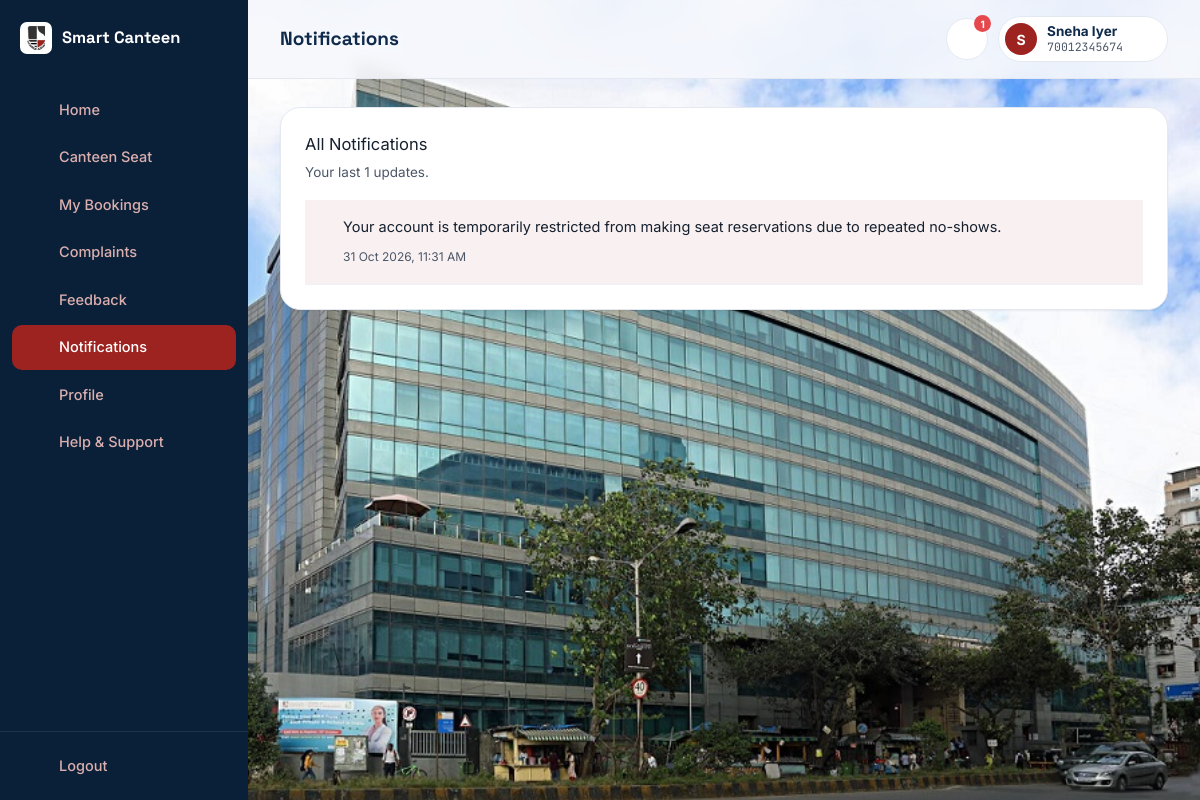
Page /student/notifications.php (signed in) on the committed database.
### tables this page shows
CREATE TABLE students (
  id             INT AUTO_INCREMENT PRIMARY KEY,
  sap_id         VARCHAR(11) NOT NULL UNIQUE,
  password_hash  VARCHAR(255) NOT NULL,
  name           VARCHAR(100) NOT NULL,
  branch         VARCHAR(100) NOT NULL,
  year           TINYINT NOT NULL,
  email          VARCHAR(150) DEFAULT NULL,
  no_show_count  INT NOT NULL DEFAULT 0,
  created_at     TIMESTAMP NOT NULL DEFAULT CURRENT_TIMESTAMP,
  CONSTRAINT chk_sap_id_format CHECK (sap_id REGEXP '^[0-9]{11}$'),
  CONSTRAINT chk_year_range CHECK (year BETWEEN 1 AND 4)
);

CREATE TABLE notifications (
  id             INT AUTO_INCREMENT PRIMARY KEY,
  student_id     INT NOT NULL,
  type           VARCHAR(50) NOT NULL,
  message        VARCHAR(255) NOT NULL,
  related_id     INT DEFAULT NULL,
  is_read        TINYINT(1) NOT NULL DEFAULT 0,
  created_at     TIMESTAMP NOT NULL DEFAULT CURRENT_TIMESTAMP,
  CONSTRAINT fk_notif_student FOREIGN KEY (student_id) REFERENCES students(id) ON DELETE CASCADE,
  INDEX idx_student_read (student_id, is_read)
);

### includes/functions.php (called while the page is built, shortened)
<?php
function e(?string $value): string
{
    return htmlspecialchars($value ?? '', ENT_QUOTES, 'UTF-8');
}
function unreadNotificationCount(PDO $pdo, int $studentId): int
{
    $stmt = $pdo->prepare('SELECT COUNT(*) FROM notifications WHERE student_id = ? AND is_read = 0');
    $stmt->execute([$studentId]);
    return (int) $stmt->fetchColumn();
}
function formatDateTime(?string $datetime): string
{
    return date('d M Y, h:i A', strtotime($datetime));
}

### includes/auth.php (called while the page is built, shortened)
<?php
function isStudentLoggedIn(): bool
{
    return isset($_SESSION['student_id']);
}
function currentStudentId(): ?int
{
    return $_SESSION['student_id'] ?? null;
}
function currentStudent(): ?array
{
    static $cached = null;
    if ($cached !== null) return $cached;
    $stmt = getDB()->prepare('SELECT * FROM students WHERE id = ?');
    $stmt->execute([currentStudentId()]);
    $cached = $stmt->fetch() ?: null;
    return $cached;
}

### includes/db.php (called while the page is built)
<?php
function getDB(): PDO
{
    static $pdo = null;
    if ($pdo === null) {
        $dsn = 'mysql:host=' . DB_HOST . ';dbname=' . DB_NAME . ';charset=utf8mb4';
        try {
            $pdo = new PDO($dsn, DB_USER, DB_PASS, [
                PDO::ATTR_ERRMODE            => PDO::ERRMODE_EXCEPTION,
                PDO::ATTR_DEFAULT_FETCH_MODE => PDO::FETCH_ASSOC,
                PDO::ATTR_EMULATE_PREPARES   => false,
            ]);
            $pdo->exec("SET time_zone = '+05:30'");
        } catch (PDOException $e) {
            http_response_code(500);
            die('Database connection failed. Check includes/config.php and make sure MySQL is running in XAMPP. (' . htmlspecialchars($e->getMessage()) . ')');
        }
    }
    return $pdo;
}

### student/notifications.php (the view, shortened to what this page needs)
<?php
require_once __DIR__ . '/../includes/db.php';
require_once __DIR__ . '/../includes/auth.php';
require_once __DIR__ . '/../includes/functions.php';
require_once __DIR__ . '/../includes/icons.php';
$pdo = getDB();
$student = currentStudent();
$stmt = $pdo->prepare('SELECT * FROM notifications WHERE student_id = ? ORDER BY created_at DESC LIMIT 100');
$stmt->execute([$student['id']]);
$notifications = $stmt->fetchAll();
$pdo->prepare('UPDATE notifications SET is_read = 1 WHERE student_id = ?')->execute([$student['id']]);
$iconMap = [
    'confirmed' => 'seat', 'occupied' => 'check', 'expired' => 'clock', 'warning' => 'shield',
    'ban' => 'shield', 'complaint_update' => 'flag', 'feedback_request' => 'flag',
];
$pageTitle = 'Notifications';
?>
<!DOCTYPE html>
<html lang="en">
<head>
<link rel="stylesheet" href="<?= BASE_URL ?>/css/style.css">
<link rel="stylesheet" href="<?= BASE_URL ?>/css/app.css">
</head>
<body class="app-body photo-bg">
<div class="app-shell">
  <?php include __DIR__ . '/../includes/sidebar.php'; ?>
  <div class="app-main">
    <?php include __DIR__ . '/../includes/header.php'; ?>
    <main class="app-content">
      <div class="card">
        <div class="card-title">All Notifications</div>
        <div class="card-sub">Your last <?= count($notifications) ?> updates.</div>
        <?php if (!$notifications): ?>
          <div class="empty-state"><?= icon('bell') ?><p>You're all caught up.</p></div>
        <?php else: ?>
          <div>
            <?php foreach ($notifications as $n): ?>
              <div style="display:flex; gap:14px; padding:16px 4px; border-bottom:1px solid var(--slate-100); <?= $n['is_read'] ? '' : 'background:var(--red-50);' ?>">
                <span style="color:var(--red-600); flex-shrink:0;"><?= icon($iconMap[$n['type']] ?? 'bell') ?></span>
                <div style="flex:1;">
                  <p style="margin:0 0 4px; font-size:14.5px; color:var(--ink-900);"><?= e($n['message']) ?></p>
                  <span style="font-size:12px; color:var(--ink-600);"><?= formatDateTime($n['created_at']) ?></span>
                </div>
              </div>
            <?php endforeach; ?>
          </div>
        <?php endif; ?>
      </div>
    </main>
  </div>
</div>
</body>
</html>

### includes/icons.php (shortened to what this page needs)
<?php
function icon(string $name, string $class = '', int $size = 20): string
{
    $inner = $paths[$name] ?? $paths['help'];
    return '<svg class="icon ' . htmlspecialchars($class) . '" width="' . $size . '" height="' . $size . '" viewBox="0 0 24 24" fill="none" stroke="currentColor" stroke-width="1.8" stroke-linecap="round" stroke-linejoin="round" aria-hidden="true">' . $inner . '</svg>';
}

### includes/header.php (shortened to what this page needs)
<?php
$student = currentStudent();
$unreadCount = unreadNotificationCount($pdo, $student['id']);
$pageTitle = $pageTitle ?? 'Home';
?>
<header class="app-header">
  <h1 class="page-title"><?= e($pageTitle) ?></h1>
  <div class="header-actions">
    <div class="dropdown" id="notifDropdown">
      <button class="icon-btn" id="notifBtn" aria-label="Notifications">
        <?= icon('bell') ?>
        <?php if ($unreadCount > 0): ?><span class="badge-dot" id="unreadBadge"><?= $unreadCount > 9 ? '9+' : $unreadCount ?></span><?php endif; ?>
      </button>
    </div>
    <div class="dropdown" id="profileDropdown">
      <button class="profile-btn" id="profileBtn">
        <span class="avatar"><?= e(strtoupper(substr($student['name'], 0, 1))) ?></span>
        <span class="profile-text">
          <strong><?= e($student['name']) ?></strong>
          <small class="mono"><?= e($student['sap_id']) ?></small>
        </span>
        <?= icon('chevron-down') ?>
      </button>
    </div>
  </div>
</header>

### css/style.css (style rules this page uses)
:root { --navy-950: #0A1F38; --navy-900: #0F2A4A; --navy-800: #15355C; --red-600: #9C231F; --red-700: #7F1C19; --red-50: #F9F1F1; --paper: #F5F8FC; --white: #FFFFFF; --ink-900: #16202E; --ink-600: #4B5768; --slate-400:#A6B0C0; --slate-200:#E4E9F1; --slate-100:#EEF2F7; --status-available: #18A971; --status-available-bg: #E4F8EF; --status-reserved: #E8A33D; --status-reserved-bg: #FDF2DF; --status-occupied: #E5484D; --status-occupied-bg: #FCE7E8; --status-unavailable: #8791A1; --status-unavailable-bg: #EEF0F3; --font-display: 'Space Grotesk', 'Segoe UI', sans-serif; --font-body: 'Inter', 'Segoe UI', sans-serif; --font-mono: 'JetBrains Mono', 'Courier New', monospace; --radius-lg: 20px; --radius-md: 14px; --radius-sm: 10px; --radius-pill: 999px; --shadow-sm: 0 1px 2px rgba(15,42,74,.07); --shadow-md: 0 8px 24px rgba(15,42,74,.10); --shadow-lg: 0 20px 48px rgba(15,42,74,.16); }
*, *::before, *::after { box-sizing: border-box; }
html { scroll-behavior: smooth; }
body { margin: 0; font-family: var(--font-body); color: var(--ink-900); background: var(--paper); -webkit-font-smoothing: antialiased; line-height: 1.55; }
h1, h2, h3, h4 { font-family: var(--font-display); margin: 0 0 .5em; line-height: 1.15; color: var(--navy-900); }
p { margin: 0 0 1em; }
img, svg { max-width: 100%; display: block; }
button { font-family: inherit; cursor: pointer; }
.mono { font-family: var(--font-mono); font-variant-numeric: tabular-nums; }

### css/app.css (style rules this page uses)
body.app-body { background: var(--paper); }
body.app-body.photo-bg::before { content: ''; position: fixed; top: 0; right: 0; bottom: 0; left: 0; z-index: -1; background-image: url('../images/campus.jpg'); background-size: cover; background-position: center 30%; background-attachment: fixed; }
.app-shell { display: flex; min-height: 100vh; }
.sidebar-link .icon { flex-shrink: 0; }
.app-main { flex: 1; min-width: 0; display: flex; flex-direction: column; }
.app-header { position: sticky; top: 0; z-index: 30; background: rgba(245,248,252,.9); backdrop-filter: blur(8px); display: flex; align-items: center; gap: 16px; padding: 16px 32px; border-bottom: 1px solid var(--slate-200); }
.page-title { font-size: 19px; margin: 0; flex: 1; }
.header-actions { display: flex; align-items: center; gap: 10px; }
.icon-btn { position: relative; background: var(--white); border: 1px solid var(--slate-200); border-radius: var(--radius-pill); width: 42px; height: 42px; display: flex; align-items: center; justify-content: center; color: var(--navy-900); }
.badge-dot { position: absolute; top: -4px; right: -4px; background: var(--status-occupied); color: var(--white); font-size: 10px; font-weight: 700; min-width: 17px; height: 17px; border-radius: 9px; display: flex; align-items: center; justify-content: center; padding: 0 4px; }
.profile-btn { display: flex; align-items: center; gap: 10px; background: var(--white); border: 1px solid var(--slate-200); border-radius: var(--radius-pill); padding: 6px 14px 6px 6px; }
.avatar { width: 32px; height: 32px; border-radius: 50%; background: var(--red-600); color: var(--white); display: flex; align-items: center; justify-content: center; font-weight: 700; font-size: 14px; flex-shrink: 0; }
.profile-text { display: flex; flex-direction: column; text-align: left; line-height: 1.25; }
.profile-text strong { font-size: 13.5px; color: var(--navy-900); }
.profile-text small { font-size: 11.5px; color: var(--ink-600); }
.dropdown { position: relative; }
.app-content { padding: 28px 32px 100px; max-width: 1200px; width: 100%; margin: 0 auto; }
.card { background: var(--white); border-radius: var(--radius-lg); border: 1px solid var(--slate-200); padding: 24px; box-shadow: var(--shadow-sm); }
.card-title { font-size: 16.5px; margin-bottom: 4px; }
.card-sub { color: var(--ink-600); font-size: 13.5px; margin-bottom: 18px; }

### rows in the picture
students: name "S", name "Sneha Iyer", sap "70012345674"
notifications: message "Your account is temporarily restricted from making seat reservations due to repeated no-shows.", created_at "31 Oct 2026, 11:31 AM"

### other values in the picture
$item['label'] "Home"
$item['label'] "Canteen Seat"
$item['label'] "My Bookings"
$item['label'] "Complaints"
$item['label'] "Feedback"
$item['label'] "Notifications"
$item['label'] "Profile"
$item['label'] "Help & Support"
$pageTitle "Notifications"
$unreadCount "1"
count($notifications) "1"
